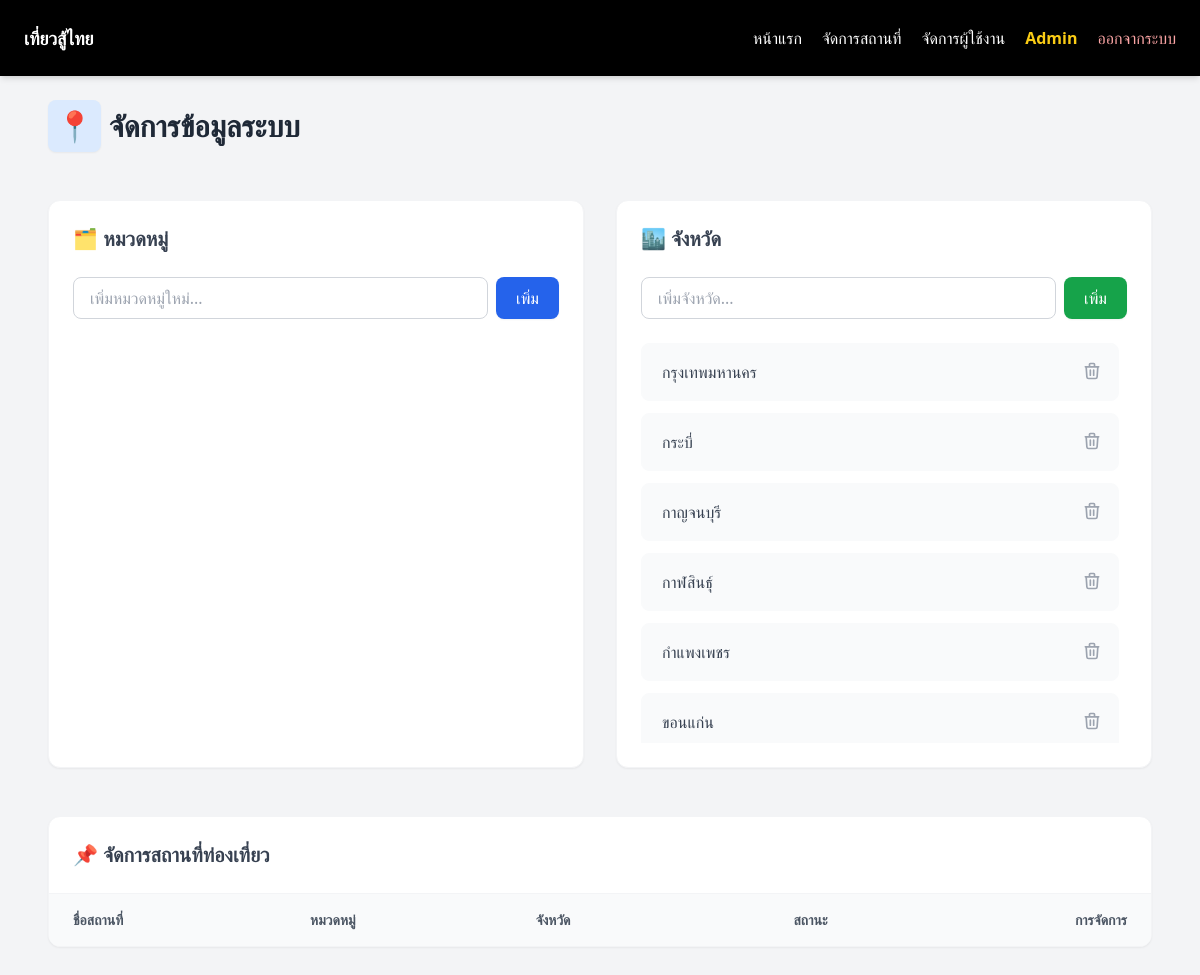
The page /admin/manage (signed in) on the database its author committed.
### models.py (models this page shows)
class Province(db.Model):
    __tablename__ = 'province'
    id = db.Column(db.Integer, primary_key=True)
    name = db.Column(db.String(100), unique=True, nullable=False)
    places = db.relationship('Place', backref='province', lazy=True)

### app.py (the view)
@app.route('/admin/manage')
@login_required
def admin_manage():
    if current_user.role != 'admin':
        return redirect(url_for('index'))
    return render_template(
        'manage_place.html',
        categories=Category.query.all(),
        provinces=Province.query.all(),
        places=Place.query.all()
    )

### app.py (called while the page is built)
@login_manager.user_loader
def load_user(user_id):
    return User.query.get(int(user_id))

### templates/manage_place.html (shortened to what this page needs)
{% extends "base.html" %}
{% block content %}
<div class="max-w-6xl mx-auto p-6 space-y-12">
    <h1 class="text-3xl font-bold text-gray-800 flex items-center gap-2">
        <span class="bg-blue-100 p-2 rounded-lg shadow-sm">📍</span> จัดการข้อมูลระบบ
    </h1>
    <div class="grid grid-cols-1 lg:grid-cols-2 gap-8">
        <section class="bg-white p-6 rounded-xl shadow-sm border border-gray-100">
            <h2 class="text-xl font-semibold mb-6 flex items-center gap-2 text-gray-700">🗂 หมวดหมู่</h2>
            <form method="post" action="/admin/category" class="flex gap-2 mb-6">
                <input name="name" placeholder="เพิ่มหมวดหมู่ใหม่..."
                       class="border border-gray-300 px-4 py-2 rounded-lg w-full focus:ring-2 focus:ring-blue-500 outline-none transition" required>
                <button class="bg-blue-600 hover:bg-blue-700 text-white px-5 py-2 rounded-lg font-medium transition flex-shrink-0 shadow-sm">
                    เพิ่ม
                </button>
            </form>
        </section>
        <section class="bg-white p-6 rounded-xl shadow-sm border border-gray-100">
            <h2 class="text-xl font-semibold mb-6 flex items-center gap-2 text-gray-700">🏙 จังหวัด</h2>
            <form method="post" action="/admin/province" class="flex gap-2 mb-6">
                <input name="name" placeholder="เพิ่มจังหวัด..."
                       class="border border-gray-300 px-4 py-2 rounded-lg w-full focus:ring-2 focus:ring-green-500 outline-none transition" required>
                <button class="bg-green-600 hover:bg-green-700 text-white px-5 py-2 rounded-lg font-medium transition flex-shrink-0 shadow-sm">
                    เพิ่ม
                </button>
            </form>
            <div class="space-y-3 max-h-[400px] overflow-y-auto pr-2 custom-scrollbar">
                {% for p in provinces %}
                <div class="group flex items-center justify-between p-3 rounded-lg border border-gray-50 bg-gray-50 hover:bg-white hover:border-green-200 hover:shadow-md transition">
                    <form method="post" action="/admin/province/{{ p.id }}/edit" class="flex flex-1 gap-2 mr-3">
                        <input name="name" value="{{ p.name }}"
                               class="bg-transparent border-none focus:ring-1 focus:ring-green-300 rounded px-2 py-1 w-full text-gray-700 font-medium truncate"
                               title="{{ p.name }}">
                    </form>
                    <form method="post" action="/admin/province/{{ p.id }}/delete"
                          onsubmit="return confirmDelete(this, 'ลบจังหวัด {{ p.name }}?')">
                        <button type="submit" class="text-gray-400 hover:text-red-600 p-1 transition">
                            <svg xmlns="http://www.w3.org/2000/svg" class="h-5 w-5" fill="none" viewBox="0 0 24 24" stroke="currentColor">
                                <path stroke-linecap="round" stroke-linejoin="round" stroke-width="2" d="M19 7l-.867 12.142A2 2 0 0116.138 21H7.862a2 2 0 01-1.995-1.858L5 7m5 4v6m4-6v6m1-10V4a1 1 0 00-1-1h-4a1 1 0 00-1 1v3M4 7h16" />
                            </svg>
                        </button>
                    </form>
                </div>
                {% endfor %}
            </div>
        </section>
    </div>
    <section class="bg-white rounded-xl shadow-sm border border-gray-100 overflow-hidden">
        <div class="p-6 border-b border-gray-100 flex justify-between items-center">
            <h2 class="text-xl font-semibold flex items-center gap-2 text-gray-700">📌 จัดการสถานที่ท่องเที่ยว</h2>
        </div>
        <div class="overflow-x-auto">
            <table class="w-full text-left border-collapse">
                <thead>
                    <tr class="bg-gray-50 text-gray-600">
                        <th class="px-6 py-4 text-sm font-semibold">ชื่อสถานที่</th>
                        <th class="px-6 py-4 text-sm font-semibold">หมวดหมู่</th>
                        <th class="px-6 py-4 text-sm font-semibold">จังหวัด</th>
                        <th class="px-6 py-4 text-sm font-semibold text-center">สถานะ</th>
                        <th class="px-6 py-4 text-sm font-semibold text-right">การจัดการ</th>
                    </tr>
                </thead>
            </table>
        </div>
    </section>
</div>
{% endblock %}

### rows shown on the page
Province: name "กรุงเทพมหานคร"
Province: name "กระบี่"
Province: name "กาญจนบุรี"
Province: name "กาฬสินธุ์"
Province: name "กำแพงเพชร"
Province: name "ขอนแก่น"
